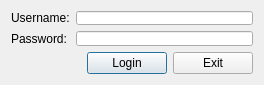
<?xml version="1.0" encoding="UTF-8"?>
<ui version="4.0">
 <class>Dialog</class>
 <widget class="QDialog" name="Dialog">
  <property name="geometry">
   <rect>
    <x>0</x>
    <y>0</y>
    <width>264</width>
    <height>85</height>
   </rect>
  </property>
  <property name="minimumSize">
   <size>
    <width>0</width>
    <height>85</height>
   </size>
  </property>
  <property name="windowTitle">
   <string>Login</string>
  </property>
  <layout class="QVBoxLayout" name="verticalLayout">
   <item>
    <layout class="QFormLayout" name="formLayout">
     <item row="0" column="0">
      <widget class="QLabel" name="label">
       <property name="text">
        <string>Username:</string>
       </property>
      </widget>
     </item>
     <item row="1" column="0">
      <widget class="QLabel" name="label_2">
       <property name="text">
        <string>Password:</string>
       </property>
      </widget>
     </item>
     <item row="0" column="1">
      <widget class="QLineEdit" name="username_lineEdit"/>
     </item>
     <item row="1" column="1">
      <widget class="QLineEdit" name="password_lineEdit">
       <property name="echoMode">
        <enum>QLineEdit::Password</enum>
       </property>
      </widget>
     </item>
    </layout>
   </item>
   <item>
    <layout class="QHBoxLayout" name="horizontalLayout" stretch="1,0,0">
     <item>
      <spacer name="horizontalSpacer">
       <property name="orientation">
        <enum>Qt::Horizontal</enum>
       </property>
       <property name="sizeHint" stdset="0">
        <size>
         <width>40</width>
         <height>20</height>
        </size>
       </property>
      </spacer>
     </item>
     <item>
      <widget class="QPushButton" name="login_pushButton">
       <property name="text">
        <string>Login</string>
       </property>
      </widget>
     </item>
     <item>
      <widget class="QPushButton" name="exit_pushButton">
       <property name="text">
        <string>Exit</string>
       </property>
      </widget>
     </item>
    </layout>
   </item>
  </layout>
 </widget>
 <resources/>
 <connections/>
</ui>
